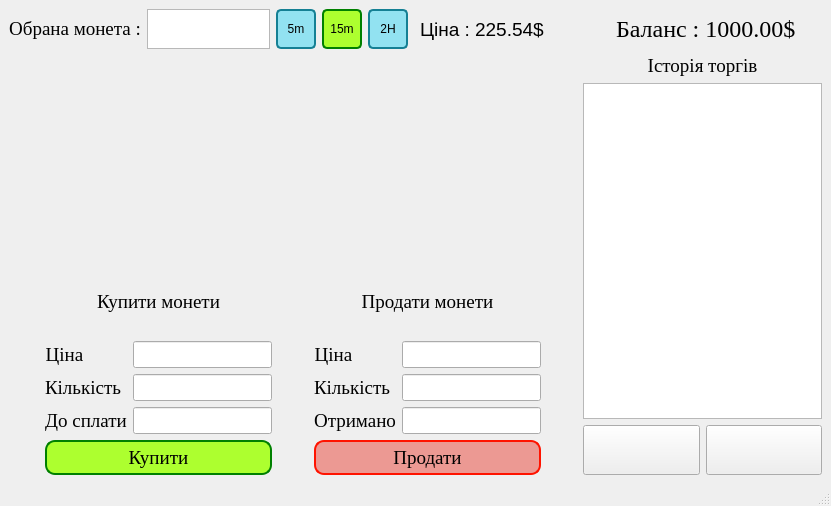
<?xml version="1.0" encoding="UTF-8"?>
<ui version="4.0">
 <class>TradeWindow</class>
 <widget class="QMainWindow" name="TradeWindow">
  <property name="geometry">
   <rect>
    <x>0</x>
    <y>0</y>
    <width>831</width>
    <height>506</height>
   </rect>
  </property>
  <property name="windowTitle">
   <string>TradeWindow</string>
  </property>
  <widget class="QWidget" name="centralwidget">
   <layout class="QGridLayout" name="gridLayout_3">
    <item row="0" column="0">
     <layout class="QGridLayout" name="gridLayout">
      <item row="1" column="0">
       <layout class="QHBoxLayout" name="horizontalLayout_3">
        <item>
         <layout class="QVBoxLayout" name="verticalLayout_4">
          <item>
           <widget class="QWidget" name="widget" native="true">
            <property name="minimumSize">
             <size>
              <width>400</width>
              <height>200</height>
             </size>
            </property>
           </widget>
          </item>
          <item>
           <layout class="QHBoxLayout" name="horizontalLayout_2">
            <item>
             <spacer name="horizontalSpacer_5">
              <property name="orientation">
               <enum>Qt::Horizontal</enum>
              </property>
              <property name="sizeType">
               <enum>QSizePolicy::Expanding</enum>
              </property>
              <property name="sizeHint" stdset="0">
               <size>
                <width>40</width>
                <height>20</height>
               </size>
              </property>
             </spacer>
            </item>
            <item>
             <layout class="QVBoxLayout" name="verticalLayout">
              <item>
               <widget class="QLabel" name="label_2">
                <property name="font">
                 <font>
                  <family>Times New Roman</family>
                  <pointsize>14</pointsize>
                 </font>
                </property>
                <property name="text">
                 <string>Купити монети</string>
                </property>
                <property name="alignment">
                 <set>Qt::AlignCenter</set>
                </property>
               </widget>
              </item>
              <item>
               <layout class="QFormLayout" name="formLayout">
                <item row="0" column="0">
                 <widget class="QLabel" name="label_3">
                  <property name="font">
                   <font>
                    <family>Times New Roman</family>
                    <pointsize>14</pointsize>
                   </font>
                  </property>
                  <property name="text">
                   <string>Ціна</string>
                  </property>
                  <property name="alignment">
                   <set>Qt::AlignCenter</set>
                  </property>
                 </widget>
                </item>
                <item row="0" column="1">
                 <widget class="QLineEdit" name="linedEdit_price_buy">
                  <property name="font">
                   <font>
                    <pointsize>12</pointsize>
                   </font>
                  </property>
                  <property name="readOnly">
                   <bool>true</bool>
                  </property>
                 </widget>
                </item>
                <item row="1" column="0">
                 <widget class="QLabel" name="label_4">
                  <property name="font">
                   <font>
                    <family>Times New Roman</family>
                    <pointsize>14</pointsize>
                   </font>
                  </property>
                  <property name="text">
                   <string>Кількість</string>
                  </property>
                  <property name="alignment">
                   <set>Qt::AlignCenter</set>
                  </property>
                 </widget>
                </item>
                <item row="1" column="1">
                 <widget class="QLineEdit" name="lineEdit_count_buy">
                  <property name="font">
                   <font>
                    <pointsize>12</pointsize>
                   </font>
                  </property>
                 </widget>
                </item>
                <item row="2" column="0">
                 <widget class="QLabel" name="label_5">
                  <property name="font">
                   <font>
                    <family>Times New Roman</family>
                    <pointsize>14</pointsize>
                   </font>
                  </property>
                  <property name="text">
                   <string>До сплати</string>
                  </property>
                  <property name="alignment">
                   <set>Qt::AlignCenter</set>
                  </property>
                 </widget>
                </item>
                <item row="2" column="1">
                 <widget class="QLineEdit" name="lineEdit_total_to_buy">
                  <property name="font">
                   <font>
                    <pointsize>12</pointsize>
                   </font>
                  </property>
                  <property name="readOnly">
                   <bool>true</bool>
                  </property>
                 </widget>
                </item>
               </layout>
              </item>
              <item>
               <widget class="QPushButton" name="btn_buy_cryptocurrency">
                <property name="minimumSize">
                 <size>
                  <width>0</width>
                  <height>35</height>
                 </size>
                </property>
                <property name="font">
                 <font>
                  <family>Times New Roman</family>
                  <pointsize>14</pointsize>
                 </font>
                </property>
                <property name="styleSheet">
                 <string notr="true">QPushButton {
	border: 2px solid green; 
	background: greenyellow; 
	border-radius: 10px;
}</string>
                </property>
                <property name="text">
                 <string>Купити</string>
                </property>
               </widget>
              </item>
             </layout>
            </item>
            <item>
             <spacer name="horizontalSpacer_7">
              <property name="orientation">
               <enum>Qt::Horizontal</enum>
              </property>
              <property name="sizeType">
               <enum>QSizePolicy::Expanding</enum>
              </property>
              <property name="sizeHint" stdset="0">
               <size>
                <width>40</width>
                <height>20</height>
               </size>
              </property>
             </spacer>
            </item>
            <item>
             <layout class="QVBoxLayout" name="verticalLayout_2">
              <item>
               <widget class="QLabel" name="label_6">
                <property name="font">
                 <font>
                  <family>Times New Roman</family>
                  <pointsize>14</pointsize>
                 </font>
                </property>
                <property name="text">
                 <string>Продати монети</string>
                </property>
                <property name="alignment">
                 <set>Qt::AlignCenter</set>
                </property>
               </widget>
              </item>
              <item>
               <layout class="QFormLayout" name="formLayout_2">
                <item row="0" column="0">
                 <widget class="QLabel" name="label_9">
                  <property name="font">
                   <font>
                    <family>Times New Roman</family>
                    <pointsize>14</pointsize>
                   </font>
                  </property>
                  <property name="text">
                   <string>Ціна</string>
                  </property>
                  <property name="alignment">
                   <set>Qt::AlignCenter</set>
                  </property>
                 </widget>
                </item>
                <item row="0" column="1">
                 <widget class="QLineEdit" name="linedEdit_price_sell">
                  <property name="font">
                   <font>
                    <pointsize>12</pointsize>
                   </font>
                  </property>
                  <property name="readOnly">
                   <bool>true</bool>
                  </property>
                 </widget>
                </item>
                <item row="1" column="0">
                 <widget class="QLabel" name="label_8">
                  <property name="font">
                   <font>
                    <family>Times New Roman</family>
                    <pointsize>14</pointsize>
                   </font>
                  </property>
                  <property name="text">
                   <string>Кількість</string>
                  </property>
                  <property name="alignment">
                   <set>Qt::AlignCenter</set>
                  </property>
                 </widget>
                </item>
                <item row="1" column="1">
                 <widget class="QLineEdit" name="lineEdit_count_sell">
                  <property name="font">
                   <font>
                    <pointsize>12</pointsize>
                   </font>
                  </property>
                 </widget>
                </item>
                <item row="2" column="0">
                 <widget class="QLabel" name="label_7">
                  <property name="font">
                   <font>
                    <family>Times New Roman</family>
                    <pointsize>14</pointsize>
                   </font>
                  </property>
                  <property name="text">
                   <string>Отримано</string>
                  </property>
                  <property name="alignment">
                   <set>Qt::AlignCenter</set>
                  </property>
                 </widget>
                </item>
                <item row="2" column="1">
                 <widget class="QLineEdit" name="lineEdit_total_to_sell">
                  <property name="font">
                   <font>
                    <pointsize>12</pointsize>
                   </font>
                  </property>
                  <property name="readOnly">
                   <bool>true</bool>
                  </property>
                 </widget>
                </item>
               </layout>
              </item>
              <item>
               <widget class="QPushButton" name="btn_sell_cryptocurrency">
                <property name="minimumSize">
                 <size>
                  <width>0</width>
                  <height>35</height>
                 </size>
                </property>
                <property name="font">
                 <font>
                  <family>Times New Roman</family>
                  <pointsize>14</pointsize>
                 </font>
                </property>
                <property name="styleSheet">
                 <string notr="true">QPushButton {
	border: 2px solid #FF1300; 
	background: #EC9993; 
	border-radius: 10px;
}</string>
                </property>
                <property name="text">
                 <string>Продати</string>
                </property>
               </widget>
              </item>
             </layout>
            </item>
            <item>
             <spacer name="horizontalSpacer_6">
              <property name="orientation">
               <enum>Qt::Horizontal</enum>
              </property>
              <property name="sizeType">
               <enum>QSizePolicy::Expanding</enum>
              </property>
              <property name="sizeHint" stdset="0">
               <size>
                <width>40</width>
                <height>20</height>
               </size>
              </property>
             </spacer>
            </item>
           </layout>
          </item>
         </layout>
        </item>
        <item>
         <layout class="QVBoxLayout" name="verticalLayout_3">
          <item>
           <widget class="QLabel" name="label">
            <property name="font">
             <font>
              <family>Times New Roman</family>
              <pointsize>14</pointsize>
             </font>
            </property>
            <property name="text">
             <string>Історія торгів</string>
            </property>
            <property name="alignment">
             <set>Qt::AlignCenter</set>
            </property>
           </widget>
          </item>
          <item>
           <widget class="QTableView" name="tableView_trade_history">
            <property name="sizePolicy">
             <sizepolicy hsizetype="Maximum" vsizetype="Expanding">
              <horstretch>0</horstretch>
              <verstretch>0</verstretch>
             </sizepolicy>
            </property>
           </widget>
          </item>
          <item>
           <layout class="QHBoxLayout" name="horizontalLayout">
            <item>
             <widget class="QPushButton" name="exit_button">
              <property name="sizePolicy">
               <sizepolicy hsizetype="Preferred" vsizetype="Fixed">
                <horstretch>0</horstretch>
                <verstretch>0</verstretch>
               </sizepolicy>
              </property>
              <property name="minimumSize">
               <size>
                <width>0</width>
                <height>50</height>
               </size>
              </property>
              <property name="font">
               <font>
                <family>Times New Roman</family>
                <pointsize>12</pointsize>
               </font>
              </property>
              <property name="text">
               <string/>
              </property>
              <property name="icon">
               <iconset>
                <normaloff>images/exit.png</normaloff>images/exit.png</iconset>
              </property>
              <property name="iconSize">
               <size>
                <width>35</width>
                <height>35</height>
               </size>
              </property>
             </widget>
            </item>
            <item>
             <widget class="QPushButton" name="to_portfolio_btn">
              <property name="sizePolicy">
               <sizepolicy hsizetype="Preferred" vsizetype="Fixed">
                <horstretch>0</horstretch>
                <verstretch>0</verstretch>
               </sizepolicy>
              </property>
              <property name="minimumSize">
               <size>
                <width>0</width>
                <height>50</height>
               </size>
              </property>
              <property name="font">
               <font>
                <family>Times New Roman</family>
                <pointsize>12</pointsize>
               </font>
              </property>
              <property name="text">
               <string/>
              </property>
              <property name="icon">
               <iconset>
                <normaloff>images/arrow-right.png</normaloff>images/arrow-right.png</iconset>
              </property>
              <property name="iconSize">
               <size>
                <width>35</width>
                <height>35</height>
               </size>
              </property>
             </widget>
            </item>
           </layout>
          </item>
         </layout>
        </item>
       </layout>
      </item>
      <item row="0" column="0">
       <layout class="QGridLayout" name="gridLayout_2">
        <item row="0" column="0">
         <layout class="QHBoxLayout" name="horizontalLayout_5">
          <item>
           <spacer name="horizontalSpacer_8">
            <property name="orientation">
             <enum>Qt::Horizontal</enum>
            </property>
            <property name="sizeType">
             <enum>QSizePolicy::Preferred</enum>
            </property>
            <property name="sizeHint" stdset="0">
             <size>
              <width>40</width>
              <height>20</height>
             </size>
            </property>
           </spacer>
          </item>
          <item>
           <widget class="QLabel" name="label_10">
            <property name="font">
             <font>
              <family>Times New Roman</family>
              <pointsize>14</pointsize>
             </font>
            </property>
            <property name="text">
             <string>Обрана монета :</string>
            </property>
            <property name="alignment">
             <set>Qt::AlignCenter</set>
            </property>
           </widget>
          </item>
         </layout>
        </item>
        <item row="0" column="2">
         <layout class="QHBoxLayout" name="horizontalLayout_4">
          <item>
           <spacer name="horizontalSpacer">
            <property name="orientation">
             <enum>Qt::Horizontal</enum>
            </property>
            <property name="sizeType">
             <enum>QSizePolicy::Preferred</enum>
            </property>
            <property name="sizeHint" stdset="0">
             <size>
              <width>30</width>
              <height>20</height>
             </size>
            </property>
           </spacer>
          </item>
          <item>
           <widget class="QPushButton" name="btn_5_minutes">
            <property name="maximumSize">
             <size>
              <width>40</width>
              <height>40</height>
             </size>
            </property>
            <property name="styleSheet">
             <string notr="true">QPushButton {
	background: 	#92E2F1;
    border: 2px solid #158094;	
	height: 40px;
	width: 40px;
	border-radius: 5px;
}</string>
            </property>
            <property name="text">
             <string>5m</string>
            </property>
           </widget>
          </item>
          <item>
           <widget class="QPushButton" name="btn_15_minutes">
            <property name="maximumSize">
             <size>
              <width>40</width>
              <height>40</height>
             </size>
            </property>
            <property name="styleSheet">
             <string notr="true">QPushButton {
	border: 2px solid green; 
	background: greenyellow; 
	height: 40px; 
	width: 40px; 
	border-radius: 5px;
}</string>
            </property>
            <property name="text">
             <string>15m</string>
            </property>
           </widget>
          </item>
          <item>
           <widget class="QPushButton" name="btn_2_hours">
            <property name="minimumSize">
             <size>
              <width>40</width>
              <height>40</height>
             </size>
            </property>
            <property name="maximumSize">
             <size>
              <width>40</width>
              <height>40</height>
             </size>
            </property>
            <property name="styleSheet">
             <string notr="true">QPushButton {
	background: 	#92E2F1;
    border: 2px solid #158094;	
	height: 40px;
	width: 40px;
	border-radius: 5px;
}</string>
            </property>
            <property name="text">
             <string>2H</string>
            </property>
           </widget>
          </item>
          <item>
           <spacer name="horizontalSpacer_2">
            <property name="orientation">
             <enum>Qt::Horizontal</enum>
            </property>
            <property name="sizeType">
             <enum>QSizePolicy::Preferred</enum>
            </property>
            <property name="sizeHint" stdset="0">
             <size>
              <width>40</width>
              <height>20</height>
             </size>
            </property>
           </spacer>
          </item>
          <item>
           <widget class="QLabel" name="price_label">
            <property name="font">
             <font>
              <pointsize>14</pointsize>
             </font>
            </property>
            <property name="text">
             <string>Ціна : 225.54$</string>
            </property>
           </widget>
          </item>
          <item>
           <spacer name="horizontalSpacer_3">
            <property name="orientation">
             <enum>Qt::Horizontal</enum>
            </property>
            <property name="sizeHint" stdset="0">
             <size>
              <width>100</width>
              <height>20</height>
             </size>
            </property>
           </spacer>
          </item>
          <item>
           <widget class="QLabel" name="balance_label">
            <property name="font">
             <font>
              <family>Times New Roman</family>
              <pointsize>18</pointsize>
             </font>
            </property>
            <property name="text">
             <string>Баланс : 1000.00$</string>
            </property>
           </widget>
          </item>
          <item>
           <spacer name="horizontalSpacer_4">
            <property name="orientation">
             <enum>Qt::Horizontal</enum>
            </property>
            <property name="sizeHint" stdset="0">
             <size>
              <width>60</width>
              <height>20</height>
             </size>
            </property>
           </spacer>
          </item>
         </layout>
        </item>
        <item row="0" column="1">
         <widget class="QTableWidget" name="table_coins">
          <property name="sizePolicy">
           <sizepolicy hsizetype="Expanding" vsizetype="Fixed">
            <horstretch>0</horstretch>
            <verstretch>0</verstretch>
           </sizepolicy>
          </property>
          <property name="maximumSize">
           <size>
            <width>16777215</width>
            <height>40</height>
           </size>
          </property>
          <property name="styleSheet">
           <string notr="true">QTableWidget::item{
 selection-background-color: greenyellow;
selection-color: black;
}</string>
          </property>
          <property name="selectionMode">
           <enum>QAbstractItemView::SingleSelection</enum>
          </property>
          <property name="textElideMode">
           <enum>Qt::ElideMiddle</enum>
          </property>
          <attribute name="horizontalHeaderCascadingSectionResizes">
           <bool>true</bool>
          </attribute>
          <attribute name="verticalHeaderStretchLastSection">
           <bool>true</bool>
          </attribute>
         </widget>
        </item>
       </layout>
      </item>
     </layout>
    </item>
   </layout>
  </widget>
  <widget class="QMenuBar" name="menubar">
   <property name="geometry">
    <rect>
     <x>0</x>
     <y>0</y>
     <width>831</width>
     <height>22</height>
    </rect>
   </property>
  </widget>
  <widget class="QStatusBar" name="statusbar"/>
 </widget>
 <resources/>
 <connections/>
</ui>
